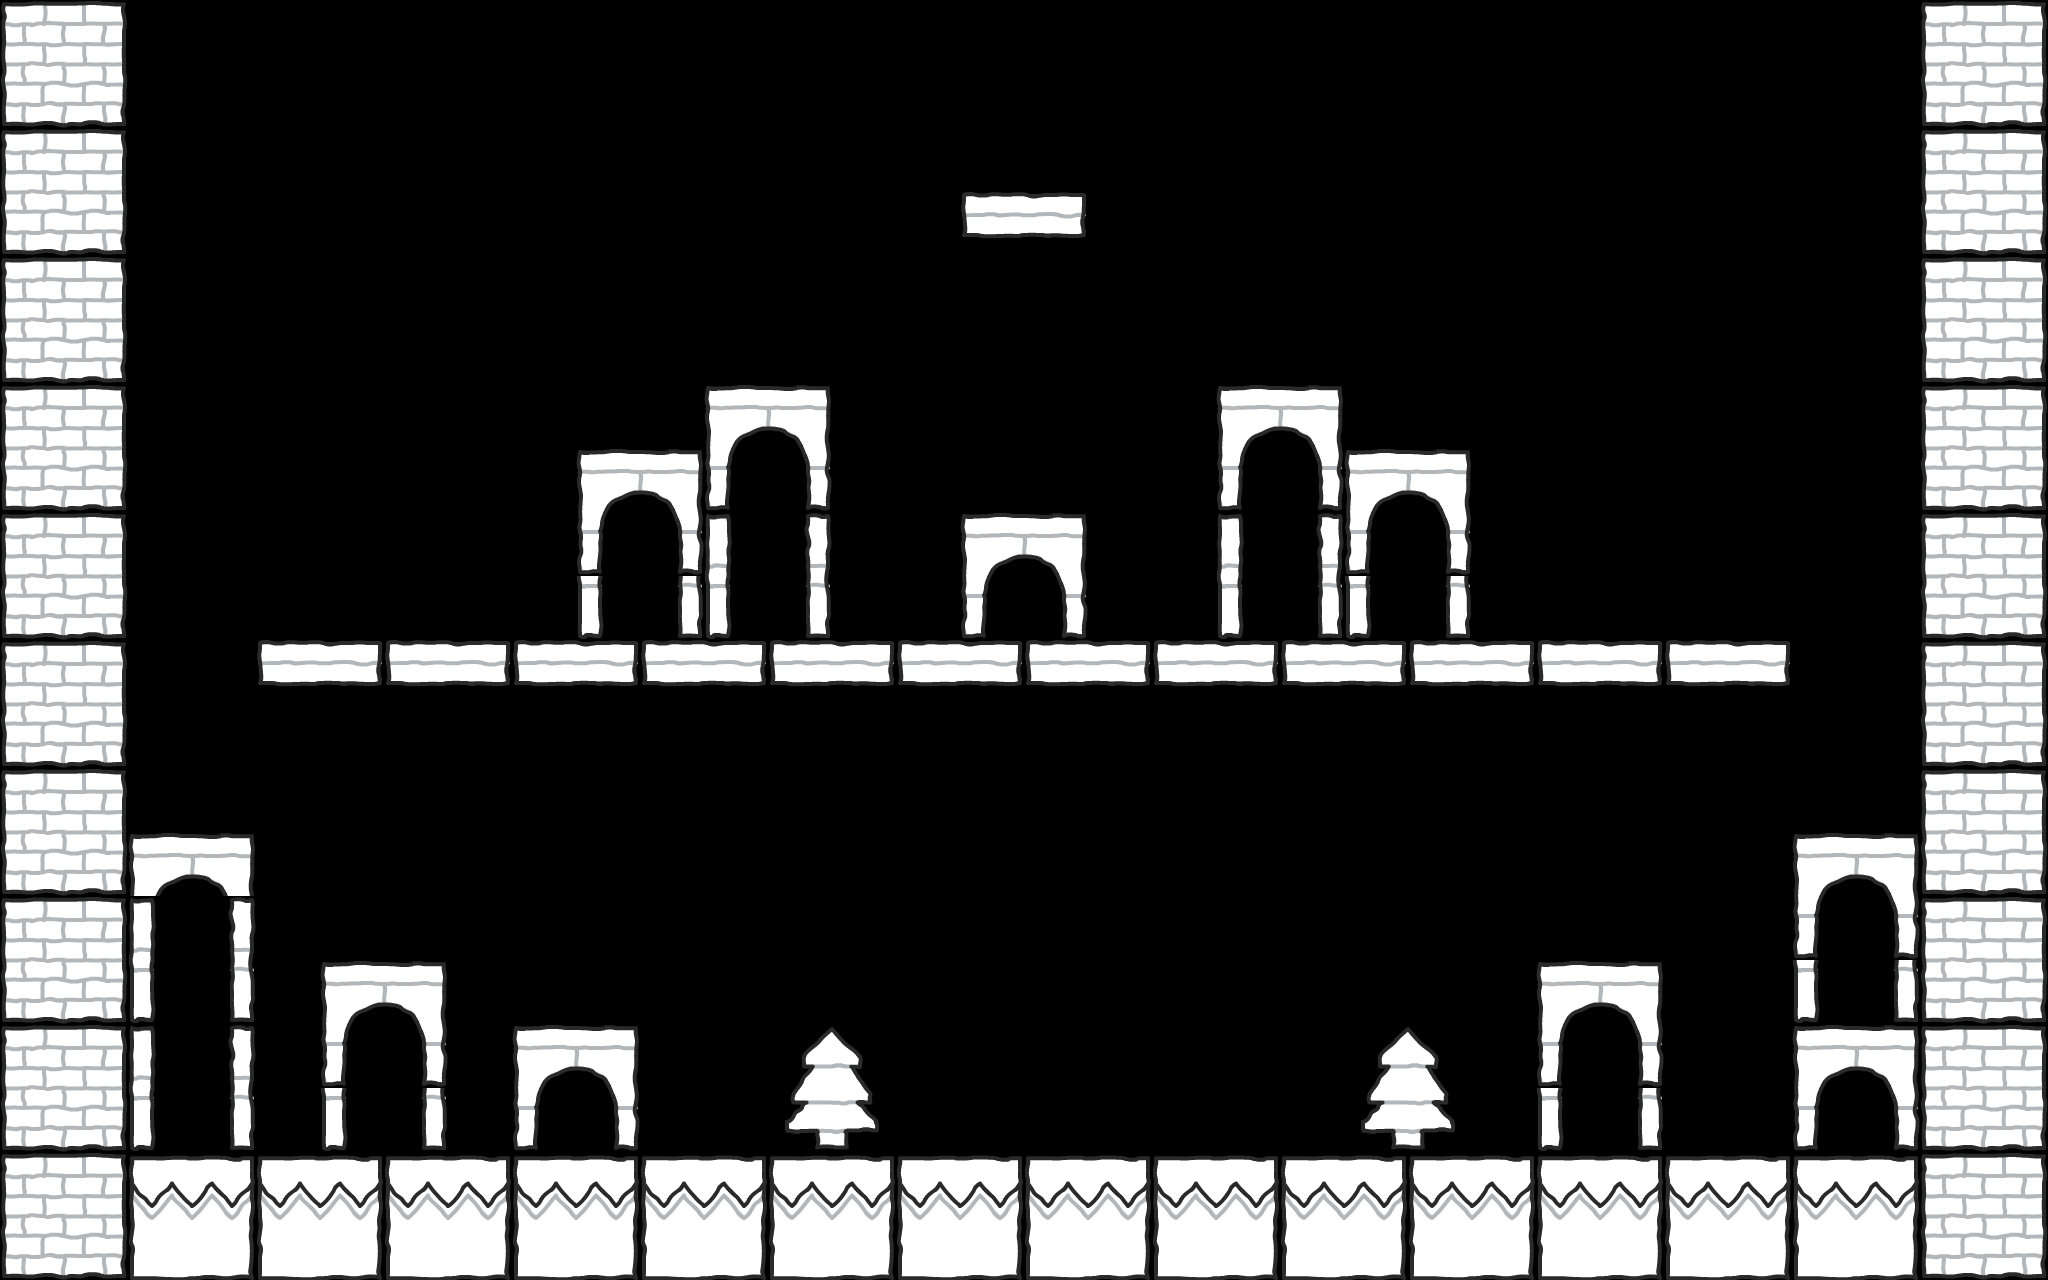

Below is a game level as drawn by its tile map, then a one-line description and the .tmx file that defines it, in full:
An orthogonal 32x20 tile map with 64x64 px tiles, 1 tile layer (floor-and-tiles), 2 tilesets and 2 objects (doorEasy, doorHard).

<map version="1.10" tiledversion="1.10.2" orientation="orthogonal" renderorder="right-down" width="32" height="20" tilewidth="64" tileheight="64" infinite="0" nextlayerid="3" nextobjectid="12">
 <editorsettings>
  <export target="endScreen.tmj" format="json" />
 </editorsettings>
 <tileset firstgid="1" name="level-end" tilewidth="64" tileheight="64" tilecount="484" columns="22">
  <image source="spritesheet_retina.png" width="1408" height="1408" />
  <tile id="186">
   <properties>
    <property name="collides" type="bool" value="true" />
   </properties>
  </tile>
  <tile id="187">
   <properties>
    <property name="collides" type="bool" value="true" />
   </properties>
  </tile>
  <tile id="230">
   <properties>
    <property name="collides" type="bool" value="true" />
   </properties>
  </tile>
  <tile id="231">
   <properties>
    <property name="collides" type="bool" value="true" />
   </properties>
  </tile>
  <tile id="252">
   <properties>
    <property name="collides" type="bool" value="true" />
   </properties>
  </tile>
  <tile id="253">
   <properties>
    <property name="collides" type="bool" value="true" />
   </properties>
  </tile>
  <tile id="270">
   <properties>
    <property name="collides" type="bool" value="true" />
   </properties>
  </tile>
  <tile id="271">
   <properties>
    <property name="collides" type="bool" value="true" />
   </properties>
  </tile>
  <tile id="292">
   <properties>
    <property name="collides" type="bool" value="true" />
   </properties>
  </tile>
  <tile id="293">
   <properties>
    <property name="collides" type="bool" value="true" />
   </properties>
  </tile>
  <tile id="320">
   <properties>
    <property name="collides" type="bool" value="true" />
   </properties>
  </tile>
  <tile id="321">
   <properties>
    <property name="collides" type="bool" value="true" />
   </properties>
  </tile>
 </tileset>
 <tileset firstgid="485" name="level-end-Obby" tilewidth="128" tileheight="128" tilecount="121" columns="11">
  <image source="spritesheet_retina.png" width="1408" height="1408" />
 </tileset>
 <layer id="1" name="floor-and-tiles" width="32" height="20">
  <data encoding="csv">
231,232,0,0,0,0,0,0,0,0,0,0,0,0,0,0,0,0,0,0,0,0,0,0,0,0,0,0,0,0,231,232,
253,254,0,0,0,0,0,0,0,0,0,0,0,0,0,0,0,0,0,0,0,0,0,0,0,0,0,0,0,0,253,254,
231,232,0,0,0,0,0,0,0,0,0,0,0,0,0,0,0,0,0,0,0,0,0,0,0,0,0,0,0,0,231,232,
253,254,0,0,0,0,0,0,0,0,0,0,0,0,0,187,188,0,0,0,0,0,0,0,0,0,0,0,0,0,253,254,
231,232,0,0,0,0,0,0,0,0,0,0,0,0,0,0,0,0,0,0,0,0,0,0,0,0,0,0,0,0,231,232,
253,254,0,0,0,0,0,0,0,0,0,0,0,0,0,0,0,0,0,0,0,0,0,0,0,0,0,0,0,0,253,254,
231,232,0,0,0,0,0,0,0,0,0,321,322,0,0,0,0,0,0,321,322,0,0,0,0,0,0,0,0,0,231,232,
253,254,0,0,0,0,0,0,0,321,322,343,344,0,0,0,0,0,0,343,344,321,322,0,0,0,0,0,0,0,253,254,
231,232,0,0,0,0,0,0,0,343,344,233,234,0,0,321,322,0,0,233,234,343,344,0,0,0,0,0,0,0,231,232,
253,254,0,0,0,0,0,0,0,255,256,255,256,0,0,343,344,0,0,255,256,255,256,0,0,0,0,0,0,0,253,254,
231,232,0,0,187,188,187,188,187,188,187,188,187,188,187,188,187,188,187,188,187,188,187,188,187,188,187,188,0,0,231,232,
253,254,0,0,0,0,0,0,0,0,0,0,0,0,0,0,0,0,0,0,0,0,0,0,0,0,0,0,0,0,253,254,
231,232,0,0,0,0,0,0,0,0,0,0,0,0,0,0,0,0,0,0,0,0,0,0,0,0,0,0,0,0,231,232,
253,254,321,322,0,0,0,0,0,0,0,0,0,0,0,0,0,0,0,0,0,0,0,0,0,0,0,0,321,322,253,254,
231,232,233,234,0,0,0,0,0,0,0,0,0,0,0,0,0,0,0,0,0,0,0,0,0,0,0,0,343,344,231,232,
253,254,255,256,0,321,322,0,0,0,0,0,0,0,0,0,0,0,0,0,0,0,0,0,321,322,0,0,255,256,253,254,
231,232,233,234,0,343,344,0,321,322,0,0,181,182,0,0,0,0,0,0,0,181,182,0,343,344,0,0,321,322,231,232,
253,254,255,256,0,255,256,0,343,344,0,0,203,204,0,0,0,0,0,0,0,203,204,0,255,256,0,0,343,344,253,254,
231,232,271,272,271,272,271,272,271,272,271,272,271,272,271,272,271,272,271,272,271,272,271,272,271,272,271,272,271,272,231,232,
253,254,293,294,293,294,293,294,293,294,293,294,293,294,293,294,293,294,293,294,293,294,293,294,293,294,293,294,293,294,253,254
</data>
 </layer>
 <objectgroup id="2" name="Doors">
  <object id="7" name="doorEasy" gid="578" x="960" y="512" width="128" height="128" />
  <object id="11" name="doorHard" gid="578" x="960" y="192" width="128" height="128" />
 </objectgroup>
</map>
